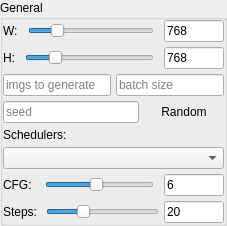
                <widget class="QGroupBox" name="inference_general_setting">
                 <property name="sizePolicy">
                  <sizepolicy hsizetype="Fixed" vsizetype="Fixed">
                   <horstretch>0</horstretch>
                   <verstretch>0</verstretch>
                  </sizepolicy>
                 </property>
                 <property name="maximumSize">
                  <size>
                   <width>350</width>
                   <height>16777215</height>
                  </size>
                 </property>
                 <property name="styleSheet">
                  <string notr="true">border-color: rgba(0, 0, 0, 0);</string>
                 </property>
                 <property name="title">
                  <string>General</string>
                 </property>
                 <layout class="QVBoxLayout" name="verticalLayout_11">
                  <property name="spacing">
                   <number>5</number>
                  </property>
                  <property name="leftMargin">
                   <number>0</number>
                  </property>
                  <property name="topMargin">
                   <number>0</number>
                  </property>
                  <property name="rightMargin">
                   <number>0</number>
                  </property>
                  <property name="bottomMargin">
                   <number>0</number>
                  </property>
                  <item>
                   <layout class="QHBoxLayout" name="width_layout">
                    <property name="spacing">
                     <number>10</number>
                    </property>
                    <property name="leftMargin">
                     <number>0</number>
                    </property>
                    <item>
                     <widget class="QLabel" name="width_label">
                      <property name="text">
                       <string>W:</string>
                      </property>
                     </widget>
                    </item>
                    <item>
                     <widget class="QSlider" name="width_slider_bar">
                      <property name="minimum">
                       <number>128</number>
                      </property>
                      <property name="maximum">
                       <number>2048</number>
                      </property>
                      <property name="value">
                       <number>512</number>
                      </property>
                      <property name="sliderPosition">
                       <number>512</number>
                      </property>
                      <property name="orientation">
                       <enum>Qt::Horizontal</enum>
                      </property>
                      <property name="invertedAppearance">
                       <bool>false</bool>
                      </property>
                      <property name="invertedControls">
                       <bool>false</bool>
                      </property>
                     </widget>
                    </item>
                    <item>
                     <widget class="QLineEdit" name="width_field">
                      <property name="sizePolicy">
                       <sizepolicy hsizetype="Fixed" vsizetype="Fixed">
                        <horstretch>0</horstretch>
                        <verstretch>0</verstretch>
                       </sizepolicy>
                      </property>
                      <property name="minimumSize">
                       <size>
                        <width>0</width>
                        <height>0</height>
                       </size>
                      </property>
                      <property name="maximumSize">
                       <size>
                        <width>60</width>
                        <height>16777215</height>
                       </size>
                      </property>
                      <property name="inputMethodHints">
                       <set>Qt::ImhDigitsOnly</set>
                      </property>
                      <property name="inputMask">
                       <string/>
                      </property>
                      <property name="text">
                       <string>768</string>
                      </property>
                      <property name="maxLength">
                       <number>32767</number>
                      </property>
                      <property name="placeholderText">
                       <string>768</string>
                      </property>
                     </widget>
                    </item>
                   </layout>
                  </item>
                  <item>
                   <layout class="QHBoxLayout" name="height_layout">
                    <property name="spacing">
                     <number>10</number>
                    </property>
                    <property name="leftMargin">
                     <number>0</number>
                    </property>
                    <item>
                     <widget class="QLabel" name="height_label">
                      <property name="text">
                       <string>H:</string>
                      </property>
                     </widget>
                    </item>
                    <item>
                     <widget class="QSlider" name="height_slider_bar">
                      <property name="minimum">
                       <number>128</number>
                      </property>
                      <property name="maximum">
                       <number>2048</number>
                      </property>
                      <property name="value">
                       <number>512</number>
                      </property>
                      <property name="sliderPosition">
                       <number>512</number>
                      </property>
                      <property name="orientation">
                       <enum>Qt::Horizontal</enum>
                      </property>
                      <property name="invertedAppearance">
                       <bool>false</bool>
                      </property>
                      <property name="invertedControls">
                       <bool>false</bool>
                      </property>
                     </widget>
                    </item>
                    <item>
                     <widget class="QLineEdit" name="height_field">
                      <property name="sizePolicy">
                       <sizepolicy hsizetype="Fixed" vsizetype="Fixed">
                        <horstretch>0</horstretch>
                        <verstretch>0</verstretch>
                       </sizepolicy>
                      </property>
                      <property name="maximumSize">
                       <size>
                        <width>60</width>
                        <height>16777215</height>
                       </size>
                      </property>
                      <property name="inputMethodHints">
                       <set>Qt::ImhDigitsOnly</set>
                      </property>
                      <property name="text">
                       <string>768</string>
                      </property>
                      <property name="placeholderText">
                       <string>768</string>
                      </property>
                     </widget>
                    </item>
                   </layout>
                  </item>
                  <item>
                   <layout class="QHBoxLayout" name="batch_layout">
                    <item>
                     <widget class="QLineEdit" name="select_n_sample">
                      <property name="text">
                       <string/>
                      </property>
                      <property name="placeholderText">
                       <string>imgs to generate</string>
                      </property>
                     </widget>
                    </item>
                    <item>
                     <widget class="QLineEdit" name="select_batch_size">
                      <property name="text">
                       <string/>
                      </property>
                      <property name="placeholderText">
                       <string>batch size</string>
                      </property>
                     </widget>
                    </item>
                   </layout>
                  </item>
                  <item>
                   <layout class="QHBoxLayout" name="seed_layout">
                    <property name="topMargin">
                     <number>0</number>
                    </property>
                    <item>
                     <widget class="QLineEdit" name="select_seed">
                      <property name="toolTip">
                       <string>Leave blank to always use random seed for each image</string>
                      </property>
                      <property name="text">
                       <string/>
                      </property>
                      <property name="alignment">
                       <set>Qt::AlignLeading|Qt::AlignLeft|Qt::AlignVCenter</set>
                      </property>
                      <property name="placeholderText">
                       <string>seed</string>
                      </property>
                      <property name="cursorMoveStyle">
                       <enum>Qt::LogicalMoveStyle</enum>
                      </property>
                      <property name="clearButtonEnabled">
                       <bool>false</bool>
                      </property>
                     </widget>
                    </item>
                    <item>
                     <widget class="QPushButton" name="random_seed">
                      <property name="sizePolicy">
                       <sizepolicy hsizetype="Fixed" vsizetype="Fixed">
                        <horstretch>0</horstretch>
                        <verstretch>0</verstretch>
                       </sizepolicy>
                      </property>
                      <property name="text">
                       <string>Random</string>
                      </property>
                      <property name="flat">
                       <bool>true</bool>
                      </property>
                     </widget>
                    </item>
                   </layout>
                  </item>
                  <item>
                   <widget class="QLabel" name="schedulers_label">
                    <property name="text">
                     <string>Schedulers:</string>
                    </property>
                   </widget>
                  </item>
                  <item>
                   <widget class="QComboBox" name="scheduler_drop_down_box">
                    <property name="sizePolicy">
                     <sizepolicy hsizetype="Preferred" vsizetype="Preferred">
                      <horstretch>0</horstretch>
                      <verstretch>0</verstretch>
                     </sizepolicy>
                    </property>
                   </widget>
                  </item>
                  <item>
                   <layout class="QHBoxLayout" name="horizontalLayout_3">
                    <property name="spacing">
                     <number>10</number>
                    </property>
                    <item>
                     <widget class="QLabel" name="cfg_label">
                      <property name="text">
                       <string>CFG: </string>
                      </property>
                      <property name="scaledContents">
                       <bool>false</bool>
                      </property>
                     </widget>
                    </item>
                    <item>
                     <widget class="QSlider" name="cfg_slider_bar">
                      <property name="inputMethodHints">
                       <set>Qt::ImhDigitsOnly|Qt::ImhNoPredictiveText</set>
                      </property>
                      <property name="maximum">
                       <number>15</number>
                      </property>
                      <property name="sliderPosition">
                       <number>7</number>
                      </property>
                      <property name="orientation">
                       <enum>Qt::Horizontal</enum>
                      </property>
                      <property name="invertedAppearance">
                       <bool>false</bool>
                      </property>
                      <property name="tickInterval">
                       <number>5</number>
                      </property>
                     </widget>
                    </item>
                    <item>
                     <widget class="QLineEdit" name="cfg_field">
                      <property name="sizePolicy">
                       <sizepolicy hsizetype="Fixed" vsizetype="Fixed">
                        <horstretch>0</horstretch>
                        <verstretch>0</verstretch>
                       </sizepolicy>
                      </property>
                      <property name="maximumSize">
                       <size>
                        <width>60</width>
                        <height>16777215</height>
                       </size>
                      </property>
                      <property name="text">
                       <string>6</string>
                      </property>
                      <property name="placeholderText">
                       <string>7.0</string>
                      </property>
                     </widget>
                    </item>
                   </layout>
                  </item>
                  <item>
                   <layout class="QHBoxLayout" name="horizontalLayout_10">
                    <property name="topMargin">
                     <number>0</number>
                    </property>
                    <item>
                     <widget class="QLabel" name="steps_label">
                      <property name="text">
                       <string>Steps: </string>
                      </property>
                     </widget>
                    </item>
                    <item>
                     <widget class="QSlider" name="steps_slider_bar">
                      <property name="value">
                       <number>30</number>
                      </property>
                      <property name="orientation">
                       <enum>Qt::Horizontal</enum>
                      </property>
                     </widget>
                    </item>
                    <item>
                     <widget class="QLineEdit" name="steps_field">
                      <property name="maximumSize">
                       <size>
                        <width>60</width>
                        <height>16777215</height>
                       </size>
                      </property>
                      <property name="text">
                       <string>20</string>
                      </property>
                      <property name="placeholderText">
                       <string>30</string>
                      </property>
                     </widget>
                    </item>
                   </layout>
                  </item>
                 </layout>
                </widget>
